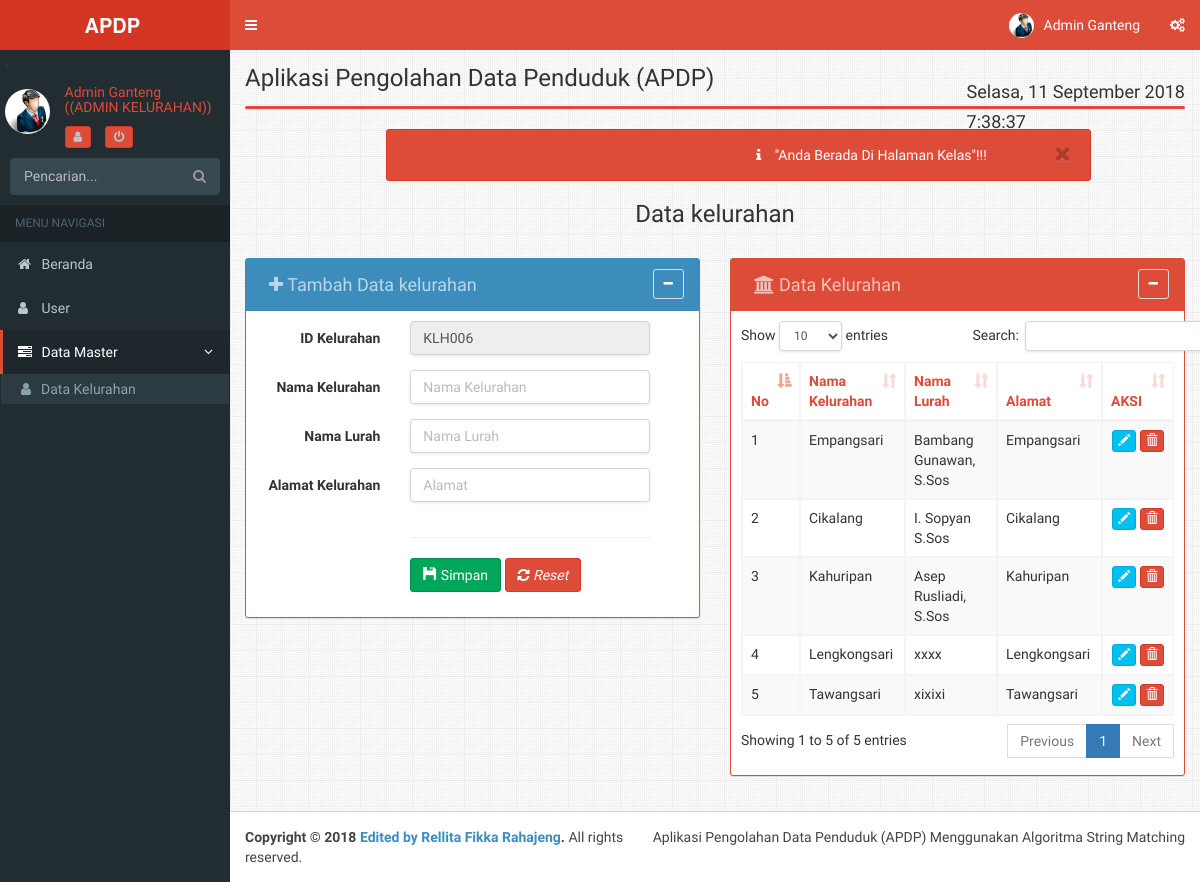
/admin/index.php?module=kelurahan (signed in), run on the app's committed database.
### tables this page shows
CREATE TABLE IF NOT EXISTS `kelurahan` (
  `id_kelurahan` varchar(30) NOT NULL,
  `nm_kelurahan` varchar(30) NOT NULL,
  `nm_lurah` varchar(30) NOT NULL,
  `alamat` text NOT NULL
);

### admin/module/kelurahan/kelurahan.php (the view, shortened to what this page needs)
<?php
$aksi="module/kelurahan/kelurahan_aksi.php";
switch($_GET[aksi]){
default:
?>
<div style="margin-right:10%;margin-left:15%" class="alert alert-danger alert-dismissable">
<button type="button" class="btn btn-primary close" data-dismiss="alert" aria-hidden="true">&nbsp;<i class="fa fa-close "></i>&nbsp;</button>
<p>&nbsp;&nbsp;&nbsp;&nbsp;&nbsp;&nbsp;&nbsp;&nbsp;&nbsp;&nbsp;&nbsp;&nbsp;&nbsp;&nbsp;&nbsp;&nbsp;&nbsp;&nbsp;&nbsp;&nbsp;&nbsp;&nbsp;&nbsp;
<i class="icon fa fa-info"></i>
"Anda Berada Di Halaman Kelas"!!!
</p>
</div>
<h3 class="box-title margin text-center">Data kelurahan</h3>
<br/>
<div class="row">
<div class="col-md-6">
	<div class="box box-solid box-primary">
		<div class="box-header">
		<h3 class="btn btn disabled box-title">
		<i class="fa  fa-plus"></i>
		Tambah Data kelurahan</h3>
		<a class="btn btn-default btn-sm pull-right" data-widget='collapse' data-toggle="tooltip" title="Collapse" style="margin-right: 5px;">
	<i class="fa fa-minus"></i>
	</a></div>
	<div class="box-body">
	<?php
$sql ="SELECT max(id_kelurahan) as terakhir from kelurahan";
  $hasil = mysql_query($sql);
  $data = mysql_fetch_array($hasil);
  $lastID = $data['terakhir'];
  $lastNoUrut = substr($lastID, 3, 9);
  $nextNoUrut = $lastNoUrut + 1;
  $nextID = "KLH".sprintf("%03s",$nextNoUrut);
?>
	 <form class="form-horizontal" action="<?php echo $aksi?>?module=kelurahan&aksi=tambah" role="form" method="post">
  <div class="form-group">
    <label class="col-sm-4 control-label">ID Kelurahan</label>
    <div class="col-sm-7">
      <input type="text" class="form-control"  required="required"  readonly name="id_kelurahan" value="<?php echo  $nextID; ?>" >
    </div>
  </div>
  <div class="form-group">
    <label class="col-sm-4 control-label">Nama Kelurahan</label>
    <div class="col-sm-7">
      <input type="text" class="form-control" required="required" name="nm_kelurahan" placeholder="Nama Kelurahan">
    </div>
	</div>
  <div class="form-group">
    <label class="col-sm-4 control-label">Nama Lurah</label>
    <div class="col-sm-7">
      <input type="text" class="form-control" required="required" name="nm_lurah" placeholder="Nama Lurah">
    </div>
	</div>
  <div class="form-group">
    <label class="col-sm-4 control-label">Alamat Kelurahan</label>
    <div class="col-sm-7">
      <input type="text" class="form-control" required="required" name="alamat" placeholder="Alamat">
    </div>
  </div>
  <div class="form-group">
    <label class="col-sm-4"></label>
    <div class="col-sm-7">
	<hr/>
      <button type="submit"name="submit" class="btn btn-success"><i class="glyphicon glyphicon-floppy-disk"></i> Simpan</button>
<button type="reset" class="btn btn-danger"><i class="fa fa-refresh"></i><i> Reset</i></button>
    </div>
  </div>
</form>
	</div>
</div>
</div>
<div class="col-md-6">
	<div class="box box-solid box-danger">
		<div class="box-header">
		<h3 class="btn disabled box-title">
		<i class="fa fa-institution"></i>
		Data Kelurahan</h3>
		<a class="btn btn-default btn-sm pull-right" data-widget='collapse' data-toggle="tooltip" title="Collapse" style="margin-right: 5px;">
	<i class="fa fa-minus"></i>
	</a></div>
	<div class="box-body">
	<table id="example1" class="table table-bordered table-striped">
<thead>
	<tr class="text-red">
		<th class="col-sm-1">No</th>
		<th class="col-sm-3">Nama Kelurahan</th>
		<th class="col-sm-3">Nama Lurah</th>
		<th class="col-sm-3">Alamat</th>
		<th class="col-sm-2">AKSI</th>
	</tr>
</thead>
<tbody>
<?php
$sql = "SELECT * FROM kelurahan";
$tampil = mysql_query($sql);
$no=1;
while ($data = mysql_fetch_array($tampil)) {
$Kode = $data['id_kelurahan'];
?>
	<tr>
	<td><?php echo $no++; ?></td>
	<td><?php echo $data['nm_kelurahan']; ?></a></td>
	<td><?php echo $data['nm_lurah']; ?></td>
	<td><?php echo $data['alamat']; ?></td>
	<td align="center">
	<a class="btn btn-xs btn-info" data-toggle="tooltip" title="Edit Data " href="?module=kelurahan&aksi=edit&id_kelurahan=<?php echo $data['id_kelurahan'];?>" alt="Edit Data"> <i class="glyphicon glyphicon-pencil"></i></a>
	<a class="btn btn-xs btn-danger" data-toggle="tooltip" title="Hapus Data" href="<?php echo $aksi ?>?module=kelurahan&aksi=hapus&id_kelurahan=<?php echo $data['id_kelurahan'];?>"  alt="Delete Data" onclick="return confirm('ANDA YAKIN AKAN MENGHAPUS DATA <?php echo $Kode; ?>	?')"> <i class="glyphicon glyphicon-trash"></i></a>
	</td>
	<?php
	}
	?>
	</tr>
			</tbody>
		</table>
	</div>
</div>
</div>
</div>
<?php
break;
?>
<?php
}
?>

### data on the page
kelurahan: nm_kelurahan "Empangsari", nm_lurah "Bambang Gunawan, S.Sos", alamat "Empangsari"
kelurahan: nm_kelurahan "Cikalang", nm_lurah "I. Sopyan S.Sos", alamat "Cikalang"
kelurahan: nm_kelurahan "Kahuripan", nm_lurah "Asep Rusliadi, S.Sos", alamat "Kahuripan"
kelurahan: nm_kelurahan "Lengkongsari", nm_lurah "xxxx", alamat "Lengkongsari"
kelurahan: nm_kelurahan "Tawangsari", nm_lurah "xixixi", alamat "Tawangsari"

### other printed values
$_SESSION['nama'] "Admin Ganteng"
